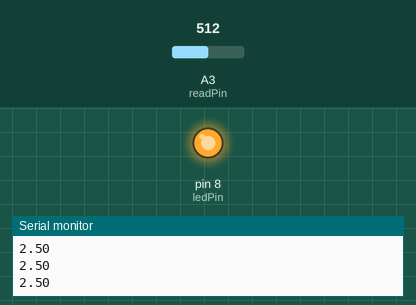
The sketch below on a simulated Arduino Uno, built with avr-gcc and run on an emulated ATmega328P. On the bench: output pins drawn as LEDs (lit = HIGH), the last lines printed to the serial monitor. The test bench sets the inputs (shaded band); at power-on: A3 (readPin) = 512.

Above: at 1.3 s.
1.4 s: A3 (readPin) set to 598
2.9 s: A3 (readPin) set to 629
At 3.5 s:
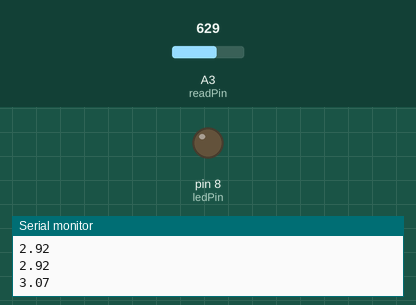
4.5 s: A3 (readPin) set to 511
At 5.7 s:
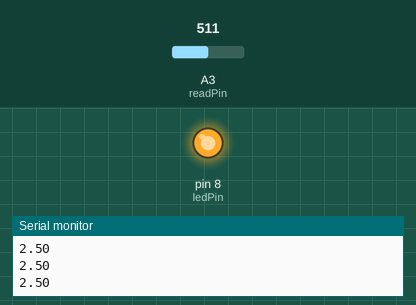
6.0 s: A3 (readPin) set to 716
At 7.1 s:
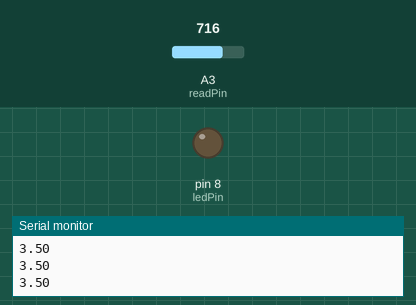
Timing chart, 0 to 8.5 s (numbered marks = the images above; inputs shaded):
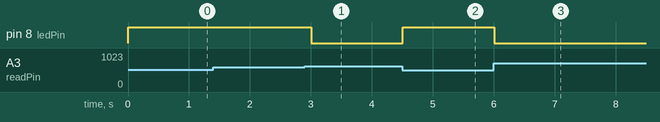

Measured:
- the behaviour switches between 613 and 614 on A3 (readPin) (found by bisection; images 0 and 1)
- after the input at 2.9 s, pin 8 (ledPin): HIGH → LOW after 0.10 s
- after the input at 4.5 s, pin 8 (ledPin): LOW → HIGH at once
- after the input at 6.0 s, pin 8 (ledPin): HIGH → LOW at once

The sketch:

analogReadtest.ino
```cpp
int readPin = A3;
int ledPin = 8;
int v = 250;
int delayTime = 500;
double volt = 0.0;
void setup() {
  // put your setup code here, to run once:
  pinMode(readPin, INPUT);
  pinMode(ledPin, OUTPUT);
  Serial.begin(9600);
}

void loop() {
  // put your main code here, to run repeatedly:
  v = analogRead(readPin); // 0 ~ 1023
  volt = (5./1023.) * v;
  if (volt <= 3) {
    digitalWrite(ledPin, HIGH);
  } else {
    digitalWrite(ledPin, LOW);
  }
  Serial.println(volt);
  delay(delayTime);
}
```
